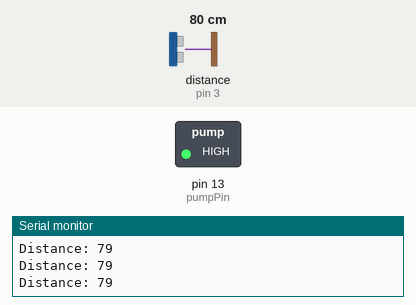
This sketch was run on a simulated Arduino Uno, built with avr-gcc and run on an emulated ATmega328P. On the bench: switched loads named in the sketch (green lamp = pin HIGH), the last lines printed to the serial monitor. Wiring (inferred from the names in the program): ultrasonic range finder: trigger pin 4; echo pin 3. The test bench sets the inputs (shaded band); at power-on: distance to the obstacle (sensor on pin 3) 80 cm. The echo pulse lasts 58.3 µs per cm; pins used as bus, display or sensor lines are not drawn.

Above: at 1.2 s.
1.3 s: distance to the obstacle (sensor on pin 3) set to 6 cm
2.8 s: distance to the obstacle (sensor on pin 3) set to 3 cm
At 4.0 s:
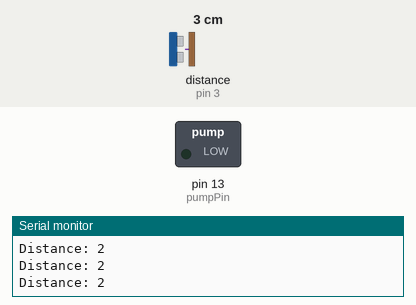
4.3 s: distance to the obstacle (sensor on pin 3) set to 10 cm
5.8 s: distance to the obstacle (sensor on pin 3) set to 13 cm
At 6.4 s:
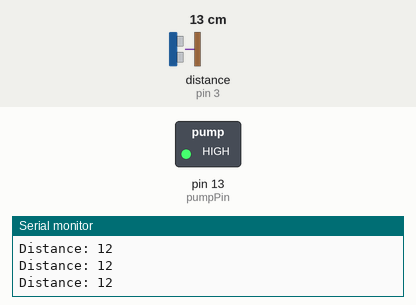
7.3 s: distance to the obstacle (sensor on pin 3) set to 2 cm
At 8.3 s:
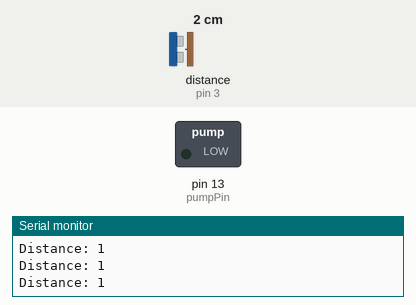
Timing chart, 0 to 9.8 s (numbered marks = the images above; inputs shaded):
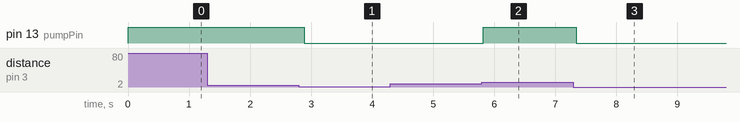

Measured:
- the behaviour switches between 5 and 4 cm on distance to the obstacle (sensor on pin 3) (found by bisection; images 0 and 1)
- the behaviour switches between 11 and 12 cm on distance to the obstacle (sensor on pin 3) (found by bisection; images 1 and 2)
- after the input at 2.8 s, pin 13 (pumpPin): HIGH → LOW after 0.09 s
- after the input at 5.8 s, pin 13 (pumpPin): LOW → HIGH at once
- after the input at 7.3 s, pin 13 (pumpPin): HIGH → LOW at once

The sketch:

smart_tank_pump_auto__workin.ino
```cpp
// Define the pins for the ultrasonic sensor and the pump
const int trigPin = 4;
const int echoPin = 3;
const int pumpPin = 13;

// Define the maximum and minimum distances for the water level
const int maxDistance = 10; // in cm
const int minDistance = 4; // in cm

void setup() {
  // Initialize the serial communication for debugging
  Serial.begin(9600);

  // Set the trigPin as an output and the echoPin as an input
  pinMode(trigPin, OUTPUT);
  pinMode(echoPin, INPUT);

  // Set the pumpPin as an output
  pinMode(pumpPin, OUTPUT);
}

void loop() {
  // Measure the distance using the ultrasonic sensor
  long duration, distance;
  digitalWrite(trigPin, LOW);
  delayMicroseconds(2);
  digitalWrite(trigPin, HIGH);
  delayMicroseconds(10);
  digitalWrite(trigPin, LOW);
  duration = pulseIn(echoPin, HIGH);
  distance = (duration / 2) / 29.1;

  // Print the distance to the serial monitor
  Serial.print("Distance: ");
  Serial.println(distance);

  // Check if the distance is above the maximum distance
  if (distance > maxDistance) {
    // Turn on the pump
    digitalWrite(pumpPin, HIGH);
  } else if (distance < minDistance) {
    // Turn off the pump
    digitalWrite(pumpPin, LOW);
  }

  // Wait for a short time before taking another measurement
  delay(100);
}
```
